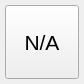
<?xml version="1.0" encoding="UTF-8"?>
<ui version="4.0">
 <class>DisplayControl</class>
 <widget class="QWidget" name="DisplayControl">
  <property name="geometry">
   <rect>
    <x>0</x>
    <y>0</y>
    <width>84</width>
    <height>84</height>
   </rect>
  </property>
  <property name="sizePolicy">
   <sizepolicy hsizetype="Fixed" vsizetype="Fixed">
    <horstretch>0</horstretch>
    <verstretch>0</verstretch>
   </sizepolicy>
  </property>
  <property name="windowTitle">
   <string>Display Control</string>
  </property>
  <layout class="QVBoxLayout" name="verticalLayout">
   <property name="spacing">
    <number>5</number>
   </property>
   <property name="leftMargin">
    <number>5</number>
   </property>
   <property name="topMargin">
    <number>5</number>
   </property>
   <property name="rightMargin">
    <number>5</number>
   </property>
   <property name="bottomMargin">
    <number>5</number>
   </property>
   <item>
    <widget class="QToolButton" name="displayButton">
     <property name="sizePolicy">
      <sizepolicy hsizetype="Fixed" vsizetype="Fixed">
       <horstretch>0</horstretch>
       <verstretch>0</verstretch>
      </sizepolicy>
     </property>
     <property name="minimumSize">
      <size>
       <width>74</width>
       <height>74</height>
      </size>
     </property>
     <property name="maximumSize">
      <size>
       <width>96</width>
       <height>96</height>
      </size>
     </property>
     <property name="font">
      <font>
       <pointsize>16</pointsize>
       <weight>50</weight>
       <bold>false</bold>
      </font>
     </property>
     <property name="text">
      <string>N/A</string>
     </property>
     <property name="iconSize">
      <size>
       <width>64</width>
       <height>64</height>
      </size>
     </property>
    </widget>
   </item>
  </layout>
 </widget>
 <resources/>
 <connections/>
</ui>
